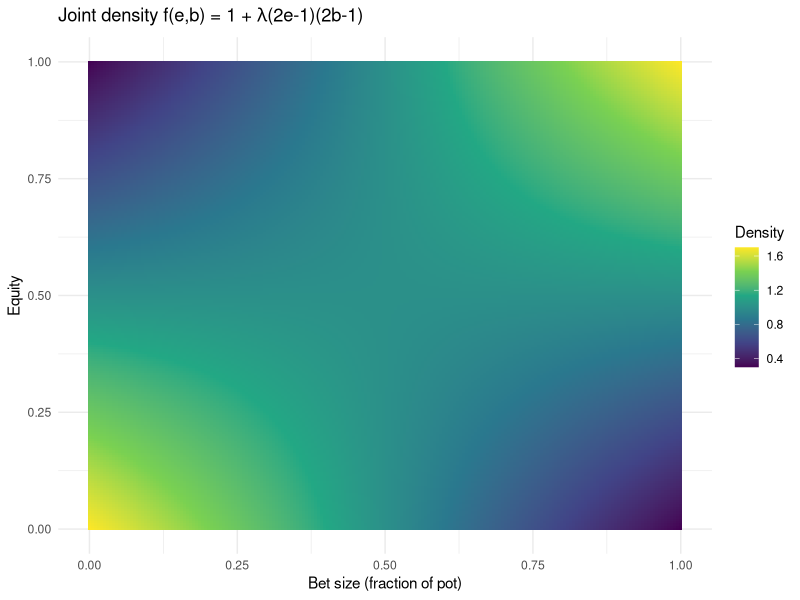
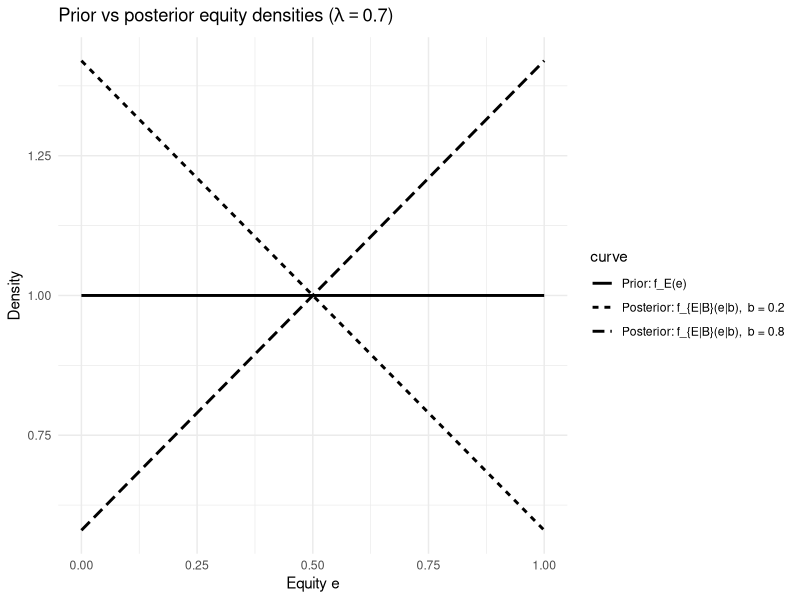

The R script that drew these images, in order:
## ---- chunk 1
# Set dependence parameter
lambda <- 0.7

# Create grid

n <- 200 
e_vals <- seq(0, 1, length.out = n)
b_vals <- seq(0, 1, length.out = n)

grid <- expand.grid( e = e_vals, b = b_vals )

# Joint density

grid$f <- 1 + lambda * (2 * grid$e - 1) * (2 * grid$b - 1)

# Plot

library(ggplot2)

ggplot(grid, aes(x = b, y = e, fill = f)) + geom_raster() + scale_fill_viridis_c(name = "Density") + labs( x = "Bet size (fraction of pot)", y = "Equity", title = expression(paste("Joint density f(e,b) = 1 + ", lambda, "(2e-1)(2b-1)")) ) + theme_minimal()
## ---- chunk 2
#| echo: false
#| warning: false
#| message: false
#| fig-cap: "Prior density f_E(e) (uniform) compared with posterior densities f_{E|B}(e|b) for two observed bet sizes b, using the joint model f(e,b)=1+λ(2e-1)(2b-1)."

library(ggplot2)

# Choose parameters (you can change these)
lambda <- 0.7
b_small <- 0.2
b_large <- 0.8

# Grid over equity
e <- seq(0, 1, length.out = 400)

# Prior and posteriors
prior <- rep(1, length(e))
post_small <- 1 + lambda * (2 * e - 1) * (2 * b_small - 1)
post_large <- 1 + lambda * (2 * e - 1) * (2 * b_large - 1)

# Combine into a single data frame for ggplot
df <- data.frame(
  e = rep(e, times = 3),
  density = c(prior, post_small, post_large),
  curve = factor(
    rep(c("Prior: f_E(e)",
          paste0("Posterior: f_{E|B}(e|b),  b = ", b_small),
          paste0("Posterior: f_{E|B}(e|b),  b = ", b_large)),
        each = length(e)),
    levels = c("Prior: f_E(e)",
               paste0("Posterior: f_{E|B}(e|b),  b = ", b_small),
               paste0("Posterior: f_{E|B}(e|b),  b = ", b_large))
  )
)

ggplot(df, aes(x = e, y = density, linetype = curve)) +
  geom_line(linewidth = 1) +
  labs(
    x = "Equity e",
    y = "Density",
    title = bquote("Prior vs posterior equity densities ("*lambda==.(lambda)*")")
  ) +
  theme_minimal()
